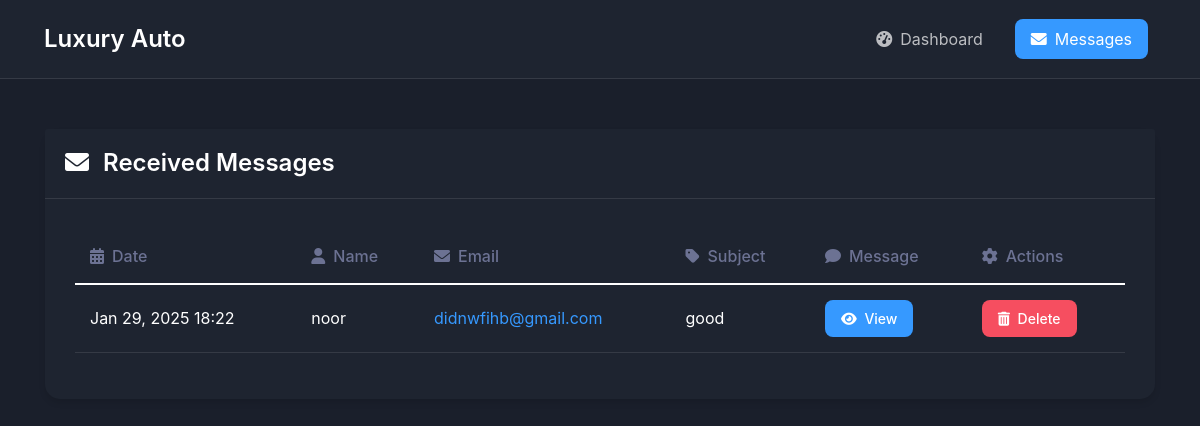
/staff/messages/ (signed in), run on the app's committed database.
### myproject/models.py (models this page shows, shortened)
class ContactMessage(models.Model):
    name = models.CharField(max_length=100)
    email = models.EmailField()
    subject = models.CharField(max_length=200)
    message = models.TextField()
    created_at = models.DateTimeField(auto_now_add=True)

### myproject/views.py (the view)
# urls.py: path('staff/messages/', views.received_messages, name='received_messages'),
@login_required
def received_messages(request):
    messages = ContactMessage.objects.all().order_by('-created_at')
    return render(request, 'received_messages.html', {'messages': messages})

### myproject/templates/received_messages.html (shortened to what this page needs)
<!DOCTYPE html>
<html lang="en">
<head>
    <link href="https://cdn.jsdelivr.net/npm/bootstrap@5.1.3/dist/css/bootstrap.min.css" rel="stylesheet">
    <link rel="stylesheet" href="https://cdnjs.cloudflare.com/ajax/libs/font-awesome/6.0.0/css/all.min.css">
</head>
<body>
    <nav class="navbar">
        <div class="container-fluid">
            <span class="navbar-brand">Luxury Auto</span>
            <div class="d-flex">
                <a href="{% url 'staff_dashboard' %}" class="nav-link">
                    <i class="fas fa-tachometer-alt me-2"></i>Dashboard
                </a>
                <a href="#" class="nav-link active">
                    <i class="fas fa-envelope me-2"></i>Messages
                </a>
            </div>
        </div>
    </nav>
    <div class="container">
        <div class="row">
            <div class="col-md-12">
                <div class="card">
                    <div class="card-header d-flex justify-content-between align-items-center">
                        <h3 class="card-title">
                            <i class="fas fa-envelope me-2"></i>
                            Received Messages
                        </h3>
                    </div>
                    <div class="card-body">
                        {% if messages %}
                            <div class="table-responsive">
                                <table class="table">
                                    <thead>
                                        <tr>
                                            <th><i class="fas fa-calendar-alt me-2"></i>Date</th>
                                            <th><i class="fas fa-user me-2"></i>Name</th>
                                            <th><i class="fas fa-envelope me-2"></i>Email</th>
                                            <th><i class="fas fa-tag me-2"></i>Subject</th>
                                            <th><i class="fas fa-comment me-2"></i>Message</th>
                                            <th><i class="fas fa-cog me-2"></i>Actions</th>
                                        </tr>
                                    </thead>
                                    <tbody>
                                        {% for message in messages %}
                                        <tr>
                                            <td>{{ message.created_at|date:"M d, Y H:i" }}</td>
                                            <td>{{ message.name }}</td>
                                            <td>
                                                <a href="mailto:{{ message.email }}" class="email-link">
                                                    {{ message.email }}
                                                </a>
                                            </td>
                                            <td>{{ message.subject }}</td>
                                            <td>
                                                <button type="button" class="btn btn-info btn-sm" data-bs-toggle="modal" data-bs-target="#messageModal{{ message.id }}">
                                                    <i class="fas fa-eye me-1"></i> View
                                                </button>
                                            </td>
                                            <td>
                                                <form method="POST" action="{% url 'delete_message' message.id %}" style="display: inline;">
                                                    <button type="submit" class="btn btn-danger btn-sm" onclick="return confirm('Are you sure you want to delete this message?')">
                                                        <i class="fas fa-trash-alt me-1"></i> Delete
                                                    </button>
                                                </form>
                                            </td>
                                        </tr>
                                        {% endfor %}
                                    </tbody>
                                </table>
                            </div>
                        {% else %}
                            <div class="alert alert-info">
                                <i class="fas fa-info-circle me-2"></i>
                                No messages received yet.
                            </div>
                        {% endif %}
                    </div>
                </div>
            </div>
        </div>
    </div>
</body>
</html>

### myproject/templates/received_messages.html (style rules this page uses)
body { background-color: #1a1f2b; color: #fff; font-family: 'Inter', sans-serif; }
.navbar { background-color: #1e2430; padding: 1rem 2rem; border-bottom: 1px solid rgba(255,255,255,0.1); }
.navbar-brand { color: #fff; font-weight: 600; font-size: 1.5rem; }
.container { padding: 30px 15px; }
.card { background: #1e2430; border: none; border-radius: 15px; box-shadow: 0 4px 6px rgba(0,0,0,0.1); margin: 20px 0; }
.card-header { background: #1e2430; border-bottom: 1px solid rgba(255,255,255,0.1); padding: 20px; }
.card-title { color: #fff; font-weight: 600; margin: 0; font-size: 1.5rem; }
.card-body { padding: 30px; }
.table { color: #fff; }
.table th { border-color: rgba(255,255,255,0.1); color: #6c7293; font-weight: 500; padding: 15px; }
.table td { border-color: rgba(255,255,255,0.1); padding: 15px; vertical-align: middle; }
.btn { padding: 8px 16px; border-radius: 8px; font-weight: 500; transition: all 0.3s ease; }
.btn-info { background: #3699ff; border: none; color: #fff; }
.btn-danger { background: #f64e60; border: none; }
.nav-link { color: rgba(255,255,255,0.7); padding: 0.5rem 1rem; margin: 0 0.5rem; border-radius: 8px; transition: all 0.3s ease; }
.nav-link.active { color: #fff; background: #3699ff; }
.email-link { color: #3699ff; text-decoration: none; }

### data on the page
ContactMessage: created_at "Jan 29, 2025 18:22", name "noor", email "didnwfihb@gmail.com", subject "good"
